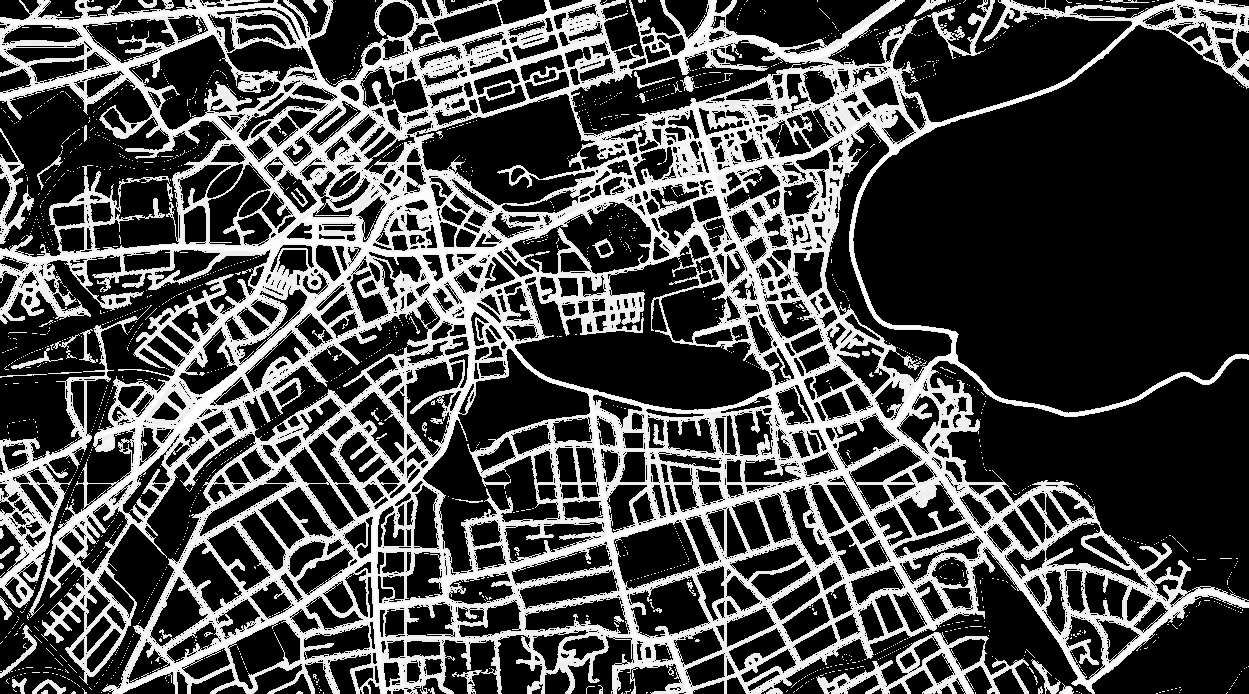
#> input picture Task1/image_gray2.png, 1249 x 694 px
$ python Astar.py
#> lines starting #> are read from the running program, lines starting #| are printed output that depends on the picture; after the words box and inside, x2 and y2 are one past the last pixel; in counts of white or black regions, pixels touching at a corner belong together
# -*- coding: utf-8 -*-
"""
Created on Thu May 25 13:01:06 2023

@author: swami
"""
# A*

import cv2 as cv
import numpy as np
import math

# This function determines if the considered point is inside the bounds of the image.
def inRange(img,x,y):
    return x>=0 and x<img.shape[0] and y>=0 and y<img.shape[1]

# Takes in the processed image.
image = cv.imread("image_gray2.png")
#> image is the input picture: shape (694, 1249, 3); mean B, G, R 72.3, 72, 71.5

image = cv.resize(image, (610, 338), interpolation = cv.INTER_LINEAR)
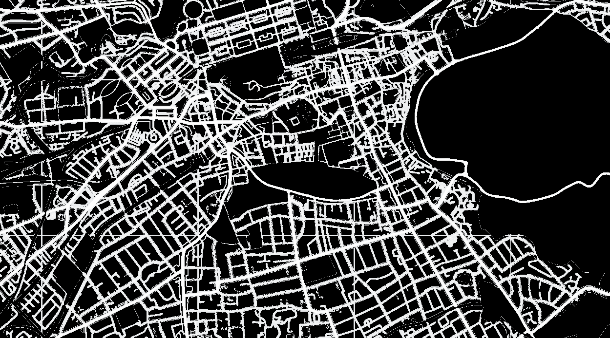
#> image: shape (338, 610, 3); mean B, G, R 72.2, 71.9, 71.4

# We create a copy of the original image to not accidentally change data. This is more of a stretched cautionary step.
temp = image.copy()

# Declaring the color values we will be using throughout this code
blue = [255, 0, 0]
white = [255, 255, 255]
black = [0, 0, 0]
found = [0, 255, 255]

# This stores the startXY and endXy co-ordinates
startXY = (274,354)
endXY = (85, 257)

# open_set = Stores the pixels that have been reached but the neighbors have not been explored yet.
# closed_set = Stores the pixels that have been reached and the neighbors have been explored.
open_set = set([startXY])
closed_set = set([])

# g is the cost to reach the corresponding vertex from startXY
g = {}

# parents stores the parent of a particular pixel (Implies that it was reached through the parent pixel)
parents = {}

# the cost to reach startXY is 0
g[startXY] = 0

# declaring the values for the coordinates individually
startX = startXY[0]
startY = startXY[1]
endX = endXY[0]
endY = endXY[1]

# parent of startXY is itself. We will later use this to reconstruct the path
parents[startXY] = startXY

# setting the flag to zero. If set to zero, that implies the optimum path has been found
flag = 0

# we mark the explored parts in blue
temp[(startX, startY)] = blue
#> temp: shape (338, 610, 3); under 0.01% of pixels changed, all inside (x1, y1, x2, y2) = (354, 274, 355, 275)

# The A* Algorithm's implementation. Starts with a loop that proceeds till the entire image has been explored.
# If this happens then open_set will have zero elements.
while len(open_set) != 0:
    # n is a node that we are about to consider
    n = None

    # The loop checks for the minimum cost + heuristic node in the open_set
    for (i, j) in open_set:
        # We ran into a problem of overestimating the heuristic function when we declared the heuristic as
        # |x - x0| + |y - y0|. This was because, the path can be traversed even diagonally. Which might lead to
        # shorter paths. Thus, we use sqrt((x-x0)^2 + (y-y0)^2) as the heuristic.
        if n == None or g[(i, j)] +  math.sqrt((endX-i)**2+ (endY-j)**2) < g[n] + math.sqrt((n[0]-endX)**2 + (n[1]-endY)**2):
            n = (i, j)

    # Set the coordinates to n[0] and n[1]
    i = n[0]
    j = n[1]

    # These will iterate through the neighbours
    for (r,s) in [(0, 1), (1, 0), (1, 1), (-1, 0), (0, -1), (-1, -1), (1, -1), (-1, 1)]:

        if inRange(temp,r+i,s+j):

            # Checks is (r+i, s+j) has already been explored. And also if it is traversable. That is it is not black
            if ((r+i, s+j) not in open_set) and ((r+i, s+j) not in closed_set) and ((temp[i+r, j+s] != black).any()):
                open_set.add((r+i, s+j))
                temp[i+r, j+s] = blue
                parents[(r+i, s+j)] = (i, j)
                g[(r+i, j+s)] = g[(i, j)] + 1

            # Runs this condition is the node has already been traversed once before
            elif (temp[i+r, j+s] != black).any():
                # Checks if the cost is lesser than before
                if g[(r+i, s+j)]> g[(i, j)] + 1:
                    parents[(r+i, s+j)] = (i, j)
                    g[(r+i, j+s)] = g[(i, j)] + 1

                    # Opens up the node since it has a newer path allocated
                    if (r+i, s+j) in closed_set:
                        closed_set.remove((r+i, s+j))
                        open_set.add((r+i, s+j))

            # if the endXY is reached, then flag is set to 1
            if (i+r, j+s) == endXY:
                flag = 1
                break
            '''
            # Uncomment this to show animated display.
            cv.waitKey(1)
            cv.imshow("Image", temp)
            '''

    # once done exploring all the neighbors, we add n to the closed set.
    open_set.remove(n)
    closed_set.add(n)
    if flag == 1:
        break
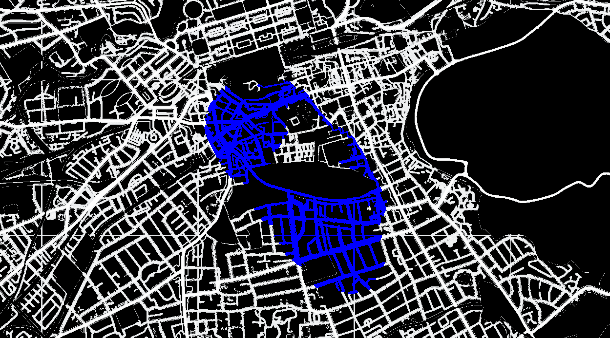
#> temp: shape (338, 610, 3); mean B, G, R 74.9, 63.6, 63.2

cv.waitKey(1)
count = 0

# The code to reconstruct the path
if flag == 1:
    reconst_path = []
    n = endXY
    while parents[n] != n:
        reconst_path.append(n)
        n = parents[n]

    reconst_path.append(startXY)
    reconst_path.reverse()

    for i in reconst_path:
        count += 1
        temp[i[0]][i[1]] = found
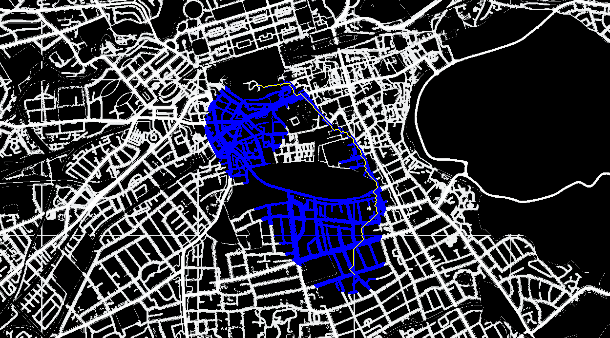
#> temp: shape (338, 610, 3); 0.12% of pixels changed, all inside (x1, y1, x2, y2) = (257, 83, 378, 275)
#> after the loop, count = 242

# prints the path length
print(count)
#| 242
cv.imshow("Image", temp)
cv.waitKey(0)
cv.destroyAllWindows()
